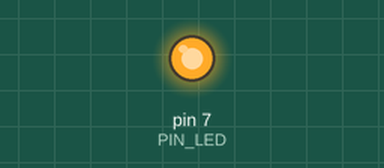
Recording of a sketch running on a simulated Arduino Uno, built with avr-gcc and run on an emulated ATmega328P. Shown: output pins drawn as LEDs (lit = HIGH). At 4.0 s the program stops and its outputs stay as they are.

Above: at 0.1 s.
At 1.1 s:
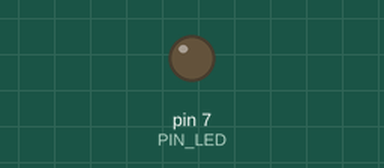
Timing chart, 0 to 5.5 s (numbered marks = the images above):
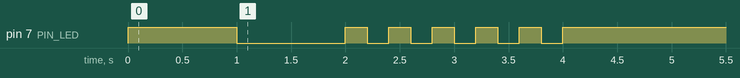

The sketch:

05_practice_2.ino
```cpp
#define PIN_LED 7
void setup() {
  pinMode(PIN_LED, OUTPUT);

}

void loop() {
  int i = 0;

  digitalWrite(PIN_LED, HIGH);
  delay(1000);
  digitalWrite(PIN_LED, LOW);
  delay(1000);

  while(i<5){
    digitalWrite(PIN_LED, HIGH);
    delay(200);
    digitalWrite(PIN_LED, LOW);
    delay(200);
    i++;
  }

  while(1){
    digitalWrite(PIN_LED, HIGH);
  }
}
```

Measured:
- by itself, pin 7 (PIN_LED): goes HIGH 1.0 s, LOW 1.0 s, 5 × (HIGH 0.20 s, LOW 0.20 s), then HIGH
